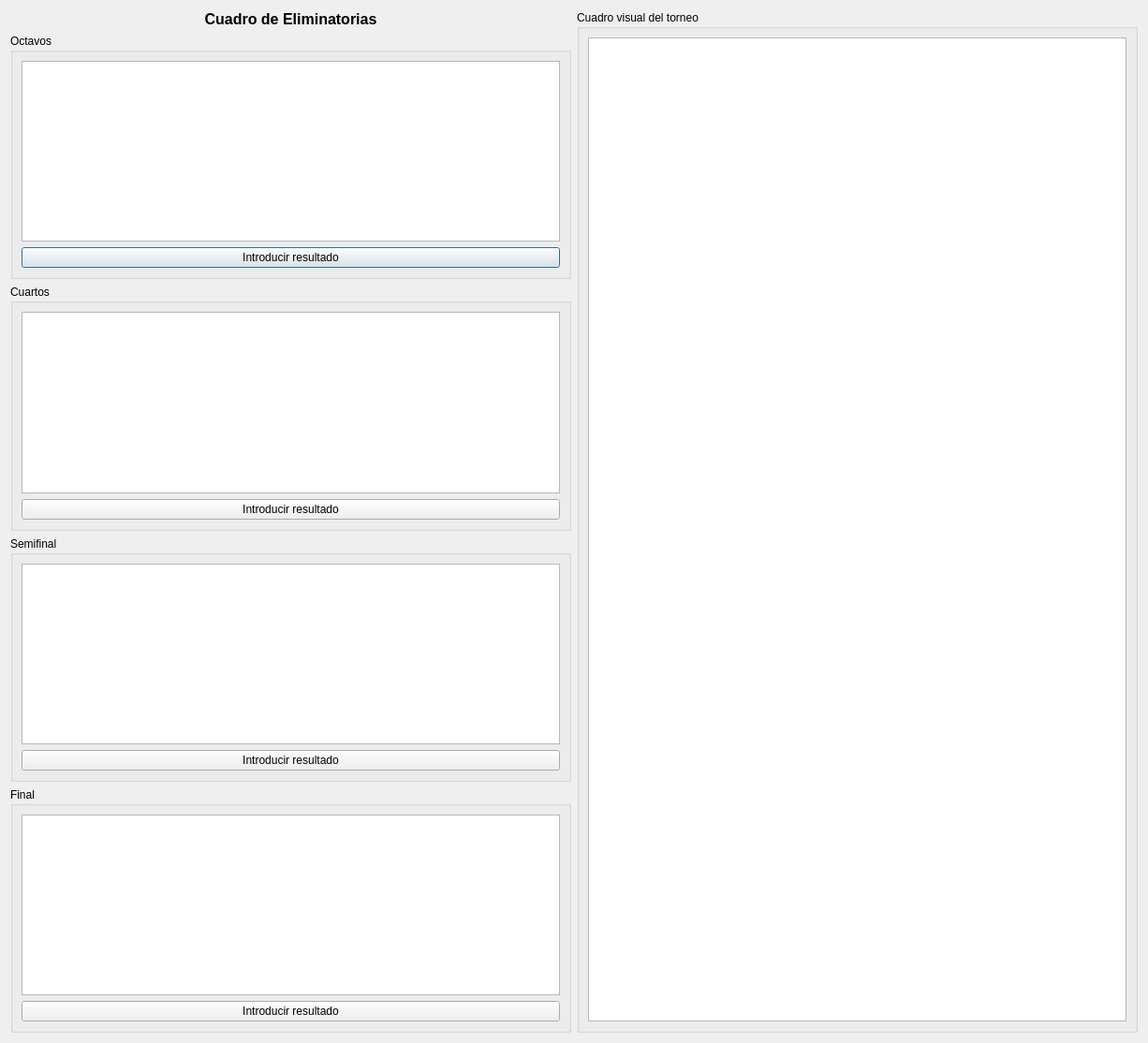
<?xml version="1.0" encoding="UTF-8"?>
<ui version="4.0">
 <class>EliminatoriasDialog</class>
 <widget class="QDialog" name="EliminatoriasDialog">
  <property name="geometry">
   <rect>
    <x>0</x>
    <y>0</y>
    <width>1226</width>
    <height>1114</height>
   </rect>
  </property>
  <property name="windowTitle">
   <string>Cuadro de Eliminatorias</string>
  </property>
  <layout class="QHBoxLayout">
   <item>
    <layout class="QVBoxLayout">
     <item>
      <widget class="QLabel" name="lbl_eliminatorias">
       <property name="styleSheet">
        <string>font-size:16px; font-weight:bold;</string>
       </property>
       <property name="text">
        <string>Cuadro de Eliminatorias</string>
       </property>
       <property name="alignment">
        <set>Qt::AlignmentFlag::AlignCenter</set>
       </property>
      </widget>
     </item>
     <item>
      <widget class="QGroupBox" name="groupBox">
       <property name="title">
        <string>Octavos</string>
       </property>
       <property name="stretch" stdset="0">
        <number>3</number>
       </property>
       <layout class="QVBoxLayout">
        <item>
         <widget class="QTableWidget" name="table_octavos"/>
        </item>
        <item>
         <widget class="QPushButton" name="btn_resultado_octavos">
          <property name="text">
           <string>Introducir resultado</string>
          </property>
         </widget>
        </item>
       </layout>
      </widget>
     </item>
     <item>
      <widget class="QGroupBox" name="groupBox">
       <property name="title">
        <string>Cuartos</string>
       </property>
       <property name="stretch" stdset="0">
        <number>3</number>
       </property>
       <layout class="QVBoxLayout">
        <item>
         <widget class="QTableWidget" name="table_cuartos"/>
        </item>
        <item>
         <widget class="QPushButton" name="btn_resultado_cuartos">
          <property name="text">
           <string>Introducir resultado</string>
          </property>
         </widget>
        </item>
       </layout>
      </widget>
     </item>
     <item>
      <widget class="QGroupBox" name="groupBox">
       <property name="title">
        <string>Semifinal</string>
       </property>
       <property name="stretch" stdset="0">
        <number>3</number>
       </property>
       <layout class="QVBoxLayout">
        <item>
         <widget class="QTableWidget" name="table_semifinal"/>
        </item>
        <item>
         <widget class="QPushButton" name="btn_resultado_semifinal">
          <property name="text">
           <string>Introducir resultado</string>
          </property>
         </widget>
        </item>
       </layout>
      </widget>
     </item>
     <item>
      <widget class="QGroupBox" name="groupBox">
       <property name="title">
        <string>Final</string>
       </property>
       <property name="stretch" stdset="0">
        <number>3</number>
       </property>
       <layout class="QVBoxLayout">
        <item>
         <widget class="QTableWidget" name="table_final"/>
        </item>
        <item>
         <widget class="QPushButton" name="btn_resultado_final">
          <property name="text">
           <string>Introducir resultado</string>
          </property>
         </widget>
        </item>
       </layout>
      </widget>
     </item>
    </layout>
   </item>
   <item>
    <widget class="QGroupBox" name="groupBox">
     <property name="title">
      <string>Cuadro visual del torneo</string>
     </property>
     <property name="stretch" stdset="0">
      <number>1</number>
     </property>
     <layout class="QVBoxLayout">
      <item>
       <widget class="QGraphicsView" name="graphicsView"/>
      </item>
     </layout>
    </widget>
   </item>
  </layout>
 </widget>
 <resources/>
 <connections/>
</ui>
